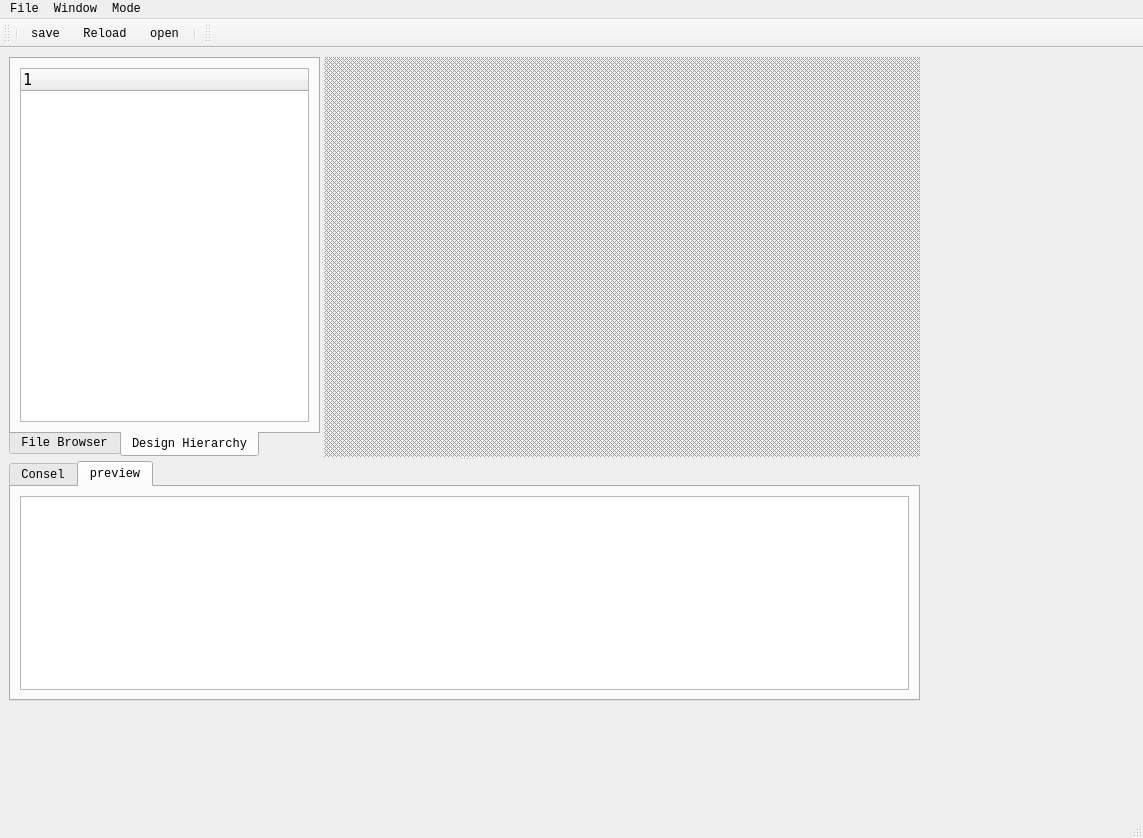
<?xml version="1.0" encoding="UTF-8"?>
<ui version="4.0">
 <class>smt</class>
 <widget class="QMainWindow" name="smt">
  <property name="windowModality">
   <enum>Qt::WindowModal</enum>
  </property>
  <property name="geometry">
   <rect>
    <x>0</x>
    <y>0</y>
    <width>1143</width>
    <height>838</height>
   </rect>
  </property>
  <property name="font">
   <font>
    <family>Monospace</family>
   </font>
  </property>
  <property name="windowTitle">
   <string>Simulate Manager Tool</string>
  </property>
  <property name="windowIcon">
   <iconset resource="icon.qrc">
    <normaloff>:/ico/cbs64.ico</normaloff>:/ico/cbs64.ico</iconset>
  </property>
  <property name="windowOpacity">
   <double>10.000000000000000</double>
  </property>
  <property name="tabShape">
   <enum>QTabWidget::Rounded</enum>
  </property>
  <property name="dockNestingEnabled">
   <bool>true</bool>
  </property>
  <widget class="QWidget" name="centralwidget">
   <property name="sizePolicy">
    <sizepolicy hsizetype="Expanding" vsizetype="Expanding">
     <horstretch>0</horstretch>
     <verstretch>0</verstretch>
    </sizepolicy>
   </property>
   <widget class="QSplitter" name="splitter_2">
    <property name="geometry">
     <rect>
      <x>9</x>
      <y>9</y>
      <width>911</width>
      <height>644</height>
     </rect>
    </property>
    <property name="orientation">
     <enum>Qt::Vertical</enum>
    </property>
    <widget class="QSplitter" name="splitter">
     <property name="orientation">
      <enum>Qt::Horizontal</enum>
     </property>
     <widget class="QTabWidget" name="tabWidget">
      <property name="minimumSize">
       <size>
        <width>10</width>
        <height>0</height>
       </size>
      </property>
      <property name="mouseTracking">
       <bool>true</bool>
      </property>
      <property name="tabletTracking">
       <bool>true</bool>
      </property>
      <property name="focusPolicy">
       <enum>Qt::ClickFocus</enum>
      </property>
      <property name="whatsThis">
       <string>&lt;html&gt;&lt;head/&gt;&lt;body&gt;&lt;p&gt;&lt;span style=&quot; font-weight:600;&quot;&gt;File Browser&lt;/span&gt;&lt;/p&gt;&lt;/body&gt;&lt;/html&gt;</string>
      </property>
      <property name="tabPosition">
       <enum>QTabWidget::South</enum>
      </property>
      <property name="tabShape">
       <enum>QTabWidget::Rounded</enum>
      </property>
      <property name="currentIndex">
       <number>1</number>
      </property>
      <widget class="QWidget" name="FileBrowser">
       <property name="accessibleName">
        <string/>
       </property>
       <property name="locale">
        <locale language="Chinese" country="China"/>
       </property>
       <attribute name="title">
        <string>File Browser</string>
       </attribute>
       <layout class="QVBoxLayout" name="verticalLayout_4">
        <item>
         <widget class="QTreeView" name="treeView_filebrowser">
          <property name="sizeAdjustPolicy">
           <enum>QAbstractScrollArea::AdjustToContents</enum>
          </property>
         </widget>
        </item>
       </layout>
      </widget>
      <widget class="QWidget" name="DesignHierarchy">
       <attribute name="title">
        <string>Design Hierarchy</string>
       </attribute>
       <layout class="QVBoxLayout" name="verticalLayout">
        <item>
         <widget class="QTreeWidget" name="treeWidget">
          <property name="font">
           <font>
            <family>DejaVu Sans Mono</family>
            <pointsize>11</pointsize>
           </font>
          </property>
          <property name="autoFillBackground">
           <bool>true</bool>
          </property>
          <property name="frameShape">
           <enum>QFrame::StyledPanel</enum>
          </property>
          <property name="frameShadow">
           <enum>QFrame::Sunken</enum>
          </property>
          <property name="selectionMode">
           <enum>QAbstractItemView::SingleSelection</enum>
          </property>
          <column>
           <property name="text">
            <string notr="true">1</string>
           </property>
          </column>
         </widget>
        </item>
       </layout>
      </widget>
     </widget>
     <widget class="QMdiArea" name="mdiArea">
      <property name="font">
       <font>
        <family>Monospace</family>
        <pointsize>10</pointsize>
       </font>
      </property>
      <property name="contextMenuPolicy">
       <enum>Qt::CustomContextMenu</enum>
      </property>
      <property name="layoutDirection">
       <enum>Qt::LeftToRight</enum>
      </property>
      <property name="autoFillBackground">
       <bool>true</bool>
      </property>
      <property name="frameShape">
       <enum>QFrame::NoFrame</enum>
      </property>
      <property name="frameShadow">
       <enum>QFrame::Plain</enum>
      </property>
      <property name="verticalScrollBarPolicy">
       <enum>Qt::ScrollBarAsNeeded</enum>
      </property>
      <property name="horizontalScrollBarPolicy">
       <enum>Qt::ScrollBarAsNeeded</enum>
      </property>
      <property name="background">
       <brush brushstyle="Dense5Pattern">
        <color alpha="255">
         <red>159</red>
         <green>159</green>
         <blue>159</blue>
        </color>
       </brush>
      </property>
      <property name="activationOrder">
       <enum>QMdiArea::ActivationHistoryOrder</enum>
      </property>
      <property name="viewMode">
       <enum>QMdiArea::TabbedView</enum>
      </property>
      <property name="documentMode">
       <bool>true</bool>
      </property>
      <property name="tabsMovable">
       <bool>true</bool>
      </property>
      <property name="tabShape">
       <enum>QTabWidget::Rounded</enum>
      </property>
      <property name="tabPosition">
       <enum>QTabWidget::West</enum>
      </property>
      <widget class="QWidget" name="svgwin">
       <property name="font">
        <font>
         <family>Monospace</family>
         <pointsize>10</pointsize>
        </font>
       </property>
       <property name="windowTitle">
        <string>Subwindow</string>
       </property>
       <property name="styleSheet">
        <string notr="true">border-color: qradialgradient(spread:pad, cx:0.5, cy:0.5, radius:0.5, fx:0.5, fy:0.5, stop:0 rgba(0, 0, 0, 0), stop:0.52 rgba(0, 0, 0, 0), stop:0.565 rgba(82, 121, 76, 33), stop:0.65 rgba(159, 235, 148, 64), stop:0.721925 rgba(255, 238, 150, 129), stop:0.77 rgba(255, 128, 128, 204), stop:0.89 rgba(191, 128, 255, 64), stop:1 rgba(0, 0, 0, 0));</string>
       </property>
      </widget>
      <widget class="QWidget" name="macrowin">
       <property name="windowTitle">
        <string>Subwindow</string>
       </property>
       <property name="whatsThis">
        <string>&lt;html&gt;&lt;head/&gt;&lt;body&gt;&lt;p&gt;&lt;span style=&quot; font-weight:600;&quot;&gt;Increment Compile&lt;/span&gt;&lt;/p&gt;&lt;/body&gt;&lt;/html&gt;</string>
       </property>
       <layout class="QGridLayout" name="gridLayout"/>
      </widget>
      <widget class="QWidget" name="toolwin">
       <property name="windowTitle">
        <string>Subwindow</string>
       </property>
      </widget>
     </widget>
    </widget>
    <widget class="QTabWidget" name="tabWidget_2">
     <property name="sizePolicy">
      <sizepolicy hsizetype="Expanding" vsizetype="Expanding">
       <horstretch>0</horstretch>
       <verstretch>0</verstretch>
      </sizepolicy>
     </property>
     <property name="maximumSize">
      <size>
       <width>16777215</width>
       <height>160000</height>
      </size>
     </property>
     <property name="currentIndex">
      <number>1</number>
     </property>
     <widget class="QWidget" name="Consel">
      <attribute name="title">
       <string>Consel</string>
      </attribute>
      <layout class="QVBoxLayout" name="verticalLayout_5">
       <item>
        <widget class="QTextBrowser" name="textBrowser">
         <property name="font">
          <font>
           <family>Monospace</family>
           <pointsize>10</pointsize>
          </font>
         </property>
        </widget>
       </item>
      </layout>
     </widget>
     <widget class="QWidget" name="pewview">
      <attribute name="title">
       <string>preview</string>
      </attribute>
      <layout class="QVBoxLayout" name="verticalLayout_3">
       <item>
        <widget class="QTextEdit" name="textEdit">
         <property name="font">
          <font>
           <family>Monospace</family>
           <pointsize>10</pointsize>
          </font>
         </property>
        </widget>
       </item>
      </layout>
     </widget>
    </widget>
   </widget>
  </widget>
  <widget class="QMenuBar" name="menubar">
   <property name="geometry">
    <rect>
     <x>0</x>
     <y>0</y>
     <width>1143</width>
     <height>23</height>
    </rect>
   </property>
   <widget class="QMenu" name="menuFile">
    <property name="font">
     <font>
      <family>Monospace</family>
      <pointsize>10</pointsize>
     </font>
    </property>
    <property name="title">
     <string>File</string>
    </property>
    <addaction name="actionExit"/>
   </widget>
   <widget class="QMenu" name="menuWindow">
    <property name="title">
     <string>Window</string>
    </property>
    <addaction name="actionFile_Bowser"/>
    <addaction name="actionConfiguration"/>
   </widget>
   <widget class="QMenu" name="menuMode">
    <property name="title">
     <string>Mode</string>
    </property>
    <widget class="QMenu" name="menuSimulator">
     <property name="title">
      <string>Simulator</string>
     </property>
     <addaction name="actionXcelium"/>
     <addaction name="actionVCS"/>
     <addaction name="actionVerdi"/>
    </widget>
    <widget class="QMenu" name="menuDebug">
     <property name="title">
      <string>Debug</string>
     </property>
     <addaction name="actionVerdi_2"/>
    </widget>
    <widget class="QMenu" name="menuEmulator">
     <property name="title">
      <string>Emulator</string>
     </property>
     <addaction name="actionPLD"/>
     <addaction name="actionZebu"/>
     <addaction name="actionX1"/>
    </widget>
    <addaction name="separator"/>
    <addaction name="separator"/>
    <addaction name="separator"/>
    <addaction name="menuSimulator"/>
    <addaction name="menuEmulator"/>
    <addaction name="actionFormal"/>
    <addaction name="menuDebug"/>
   </widget>
   <addaction name="menuFile"/>
   <addaction name="menuWindow"/>
   <addaction name="menuMode"/>
  </widget>
  <widget class="QStatusBar" name="statusbar">
   <property name="font">
    <font>
     <family>Monospace</family>
     <pointsize>10</pointsize>
    </font>
   </property>
  </widget>
  <widget class="QToolBar" name="toolBar">
   <property name="windowTitle">
    <string>toolBar</string>
   </property>
   <attribute name="toolBarArea">
    <enum>TopToolBarArea</enum>
   </attribute>
   <attribute name="toolBarBreak">
    <bool>false</bool>
   </attribute>
   <addaction name="separator"/>
   <addaction name="actionsave"/>
   <addaction name="actionreload"/>
   <addaction name="actionopen"/>
   <addaction name="separator"/>
  </widget>
  <widget class="QToolBar" name="toolBar_2">
   <property name="windowTitle">
    <string>toolBar_2</string>
   </property>
   <attribute name="toolBarArea">
    <enum>TopToolBarArea</enum>
   </attribute>
   <attribute name="toolBarBreak">
    <bool>false</bool>
   </attribute>
  </widget>
  <action name="actionsave">
   <property name="icon">
    <iconset resource="icon.qrc">
     <normaloff>:/ico/note_accept.ico</normaloff>:/ico/note_accept.ico</iconset>
   </property>
   <property name="text">
    <string>save</string>
   </property>
   <property name="toolTip">
    <string>save config file</string>
   </property>
  </action>
  <action name="actionreload">
   <property name="icon">
    <iconset resource="icon.qrc">
     <normaloff>:/ico/refresh.ico</normaloff>:/ico/refresh.ico</iconset>
   </property>
   <property name="text">
    <string>Reload</string>
   </property>
   <property name="toolTip">
    <string>重新加载配置文件</string>
   </property>
  </action>
  <action name="actionopen">
   <property name="icon">
    <iconset resource="icon.qrc">
     <normaloff>:/ico/search_page.ico</normaloff>:/ico/search_page.ico</iconset>
   </property>
   <property name="text">
    <string>open</string>
   </property>
  </action>
  <action name="actionExit">
   <property name="text">
    <string>Exit</string>
   </property>
  </action>
  <action name="actionFile_Bowser">
   <property name="text">
    <string>File Bowser</string>
   </property>
  </action>
  <action name="actionConfiguration">
   <property name="text">
    <string>Basic Configuration</string>
   </property>
  </action>
  <action name="actionXcelium">
   <property name="text">
    <string>Xcelium</string>
   </property>
  </action>
  <action name="actionVCS">
   <property name="text">
    <string>VCS</string>
   </property>
  </action>
  <action name="actionVerdi">
   <property name="text">
    <string>Galasim</string>
   </property>
  </action>
  <action name="actionVerdi_2">
   <property name="text">
    <string>Verdi</string>
   </property>
  </action>
  <action name="actionFormal">
   <property name="text">
    <string>Formal</string>
   </property>
  </action>
  <action name="actionPLD">
   <property name="text">
    <string>PLD</string>
   </property>
  </action>
  <action name="actionZebu">
   <property name="text">
    <string>Zebu</string>
   </property>
  </action>
  <action name="actionX1">
   <property name="text">
    <string>X1</string>
   </property>
  </action>
 </widget>
 <resources>
  <include location="icon.qrc"/>
 </resources>
 <connections/>
</ui>
